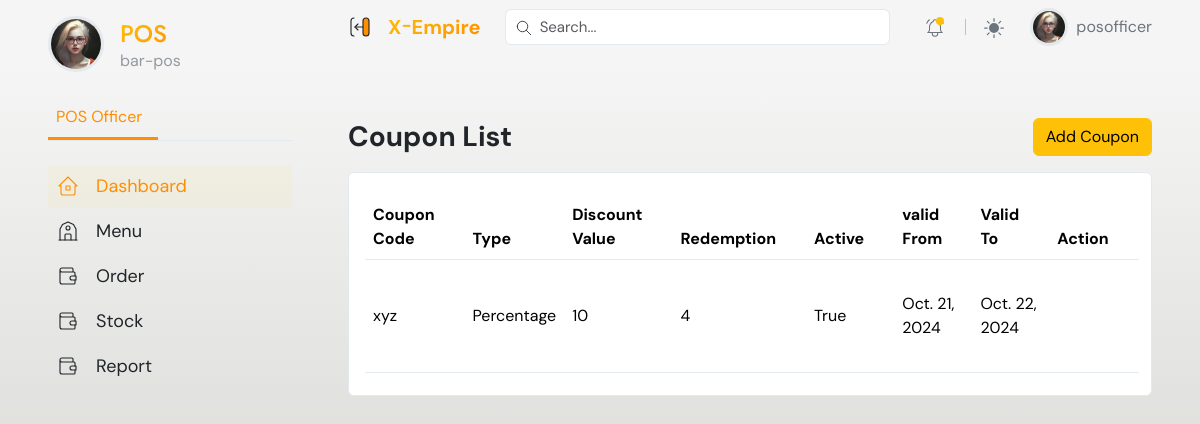
Screenshot of /dashboard/admin/coupons/ (signed in) with the database file from the repository.
### accounts/models.py (models this page shows, shortened)
class User(AbstractUser):
    email = models.EmailField(unique=True)
    phone = models.CharField(max_length=100, null=True, blank=True)
    is_admin = models.BooleanField(default=False)
    is_supervisor = models.BooleanField(default=False)
    is_account_officer = models.BooleanField(default=False)
    is_frontdesk_officer = models.BooleanField(default=False)
    is_pos_officer = models.BooleanField(default=False)
    is_worker = models.BooleanField(default=False)
    active_status = models.BooleanField(default=False)
    t_and_c = models.BooleanField(default=False)

### hrm/models.py (models this page shows, shortened)
class Employee(models.Model):
    WorkerRoles = (
        ('front_desk', 'front_desk'),
        ('pos_staff', 'pos_staff'),
        ('hr_staff', 'hr_ataff'),
        ('manager', 'manager'),
        ('waiter', 'waiter'),
        ('supervisor', 'supervisor'),
        ('potter', 'potter'),
        ('accountant', 'accountant'),
        ('store_keeper', 'store_keeper'),
        ('security', 'security'),
    )
    user = models.OneToOneField(User, on_delete=models.CASCADE, related_name='employee_profile', null=True, blank=True)
    department_location = models.ForeignKey(DepartmentLocation, on_delete=models.CASCADE, related_name='employee_department',blank=True, null=True)
    role = models.CharField(max_length=50, choices=WorkerRoles, null=True, blank=True)
    emergency_contact_name = models.CharField(max_length=255, null=True, blank=True)
    emergency_contact_relationship = models.CharField(max_length=255, null=True, blank=True)
    emergency_contact_phone = models.CharField(max_length=20, null=True, blank=True, )
    skills = models.ManyToManyField('Skill', related_name='employees', blank=True)
    certifications = models.ManyToManyField('Certification', related_name='employees', blank=True)
    contract_type = models.CharField(max_length=50, choices=[('full_time', 'Full-Time'), ('part_time', 'Part-Time'), ('temporary', 'Temporary')], null=True, blank=True)
    contract_start_date = models.DateField(null=True, blank=True)
    contract_end_date = models.DateField(null=True, blank=True)
    contract_renewal_date = models.DateField(null=True, blank=True)

class DepartmentLocation(models.Model):
    department = models.ForeignKey(Department, on_delete=models.CASCADE, related_name='locations')
    name = models.CharField(max_length=100)
    description = models.TextField(blank=True, null=True)
    date_created = models.DateTimeField(auto_now_add=True)
    class Meta:
        unique_together = ('department', 'name')

### bookings/models.py (models this page shows, shortened)
class Coupon(models.Model):
    DISCOUNT_TYPE = [
        ('Percentage', 'Percentage'),
        ('Fixed', 'Fixed'),
    ]
    code = models.CharField(max_length=1000)
    type = models.CharField(max_length=100, choices=DISCOUNT_TYPE, default="Percentage")
    discount = models.IntegerField(default=1, validators=[MinValueValidator(0), MaxValueValidator(100)])
    redemption = models.IntegerField(default=0)  # Track how many times this coupon has been used
    max_redemptions = models.IntegerField(default=1)  # Limit the number of redemptions
    date_created = models.DateTimeField(auto_now_add=True)
    active = models.BooleanField(default=True)
    valid_from = models.DateField()
    valid_to = models.DateField()
    cid = ShortUUIDField(length=10, max_length=25, alphabet="abcdefghijklmnopqrstuvxyz")
    single_use = models.BooleanField(default=False)
    class Meta:
        ordering = ['-id']

### dashboard/views.py (the view)
# urls.py: path('admin/coupons/', views.admin_list_coupon, name='admin_list_coupon'),
def admin_list_coupon(request):
    coupons = Coupon.objects.all()
    form = CreateCouponForm()
    context = {
        'coupons': coupons,
        'form':form,
        }
    return render(request, 'admin_user/coupon_list.html',context)

### dashboard/forms.py
class CreateCouponForm(forms.ModelForm):
    class Meta:
        model = Coupon
        fields =[ 'code', 'type','discount','redemption','active', 'valid_from', 'valid_to']
    def __init__(self, *args, **kwargs):
        super(CreateCouponForm, self).__init__(*args, **kwargs)
        self.fields['code'].widget.attrs.update({'class': 'form-control', 'placeholder': 'coupon code'})
        self.fields['type'].widget.attrs.update({'class': 'form-control', 'placeholder': 'Coupon Type'})
        self.fields['discount'].widget.attrs.update({'class': 'form-control', 'placeholder': 'Discount value'})
        self.fields['redemption'].widget.attrs.update({'class': 'form-control', 'placeholder': 'Redemption'})
        self.fields['active'].widget.attrs.update({})
        self.fields['valid_from'].widget= DateInput(attrs={'class': 'form-control','placeholder': 'Valid From'})
        self.fields['valid_to'].widget=DateInput(attrs={'class': 'form-control','placeholder': 'Valid To'})

### dashboard/templates/admin_user/coupon_list.html (shortened to what this page needs)
{% extends 'dashboard_base.html' %}
{% load static %}
{% block content %}
    <main class="container-fluid px-0">
        {% if request.user.is_admin %}
            {% include '../partials/menubars/admin_sidebar.html' %}
        {% elif request.user.is_supervisor %}
            {% include '../partials/menubars/supervisor_sidebar.html' %}
        {% elif request.user.is_account_officer %}
            {% include '../partials/menubars/accounting_sidebar.html' %}
        {% elif request.user.is_pos_officer %}
            {% include '../partials/menubars/pos_sidebar.html' %}
        {% else %}
            {% include '../partials/menubars/frontdesk_sidebar.html' %}
        {% endif %}
        <div class="content">
            {% include '../partials/top_header.html' %}
            <div class="px-xl-5 px-lg-4 px-3 py-3 page-body mt-5">
                <div class="row g-3">
                    <div class="col-sm-12">
                        <div class="d-flex align-items-center justify-content-between flex-wrap">
                            <h3 class="fw-bold mb-0">Coupon List</h3>
                            <div class="col-auto d-flex w-sm-100">
                                <button type="button" class="btn btn-warning" data-bs-toggle="modal" data-bs-target="#add-coupon">Add Coupon</button>
                            </div>
                        </div>
                    </div>
                    <div class="col-sm-12">
                        <div class="card">
                            <div class="card-body">
                                <table class="table dataTable align-middle table-hover table-body" style="width: 100%;">
                                    <thead>
                                        <tr>
                                            <th>Coupon Code</th>
                                            <th>Type</th>
                                            <th>Discount Value</th>
                                            <th>Redemption </th>
                                            <th>Active </th>
                                            <th>valid From </th>
                                            <th>Valid To </th>
                                            <th>Action </th>
                                        </tr>
                                    </thead>
                                    <tbody>
                                        {% if coupons %}
                                            {% for coupon in coupons %}
                                                <tr>
                                                    <td>{{ coupon.code}}</td>
                                                    <td>{{ coupon.type  }}</td>
                                                    <td>{{coupon.discount }}</td>
                                                    <td>{{ coupon.redemption }}</td>
                                                    <td>{{coupon.active }}</td>
                                                    <td>{{coupon.valid_from }}</td>
                                                    <td>{{coupon.valid_to }}</td>
                                                    <td>
                                                        <button type="button" class="btn" data-bs-toggle="modal" data-bs-target="#edit-coupon"><i class="fa fa-pencil-square fa-2x"></i></button>
                                                        <a href="#" data-url="{% url 'dashboard:admin_delete_coupon' 0 %}" onclick="deleteAmenity(event, {{ coupon.id }})" class="btn"><i class="fa fa-trash text-danger fa-2x"></i></a>
                                                    </td>
                                                </tr>
                                            {% endfor %}
                                        {% else %}
                                            <div class="text-center">
                                                <h4> No coupon Added Yet! </h4>
                                            </div>
                                        {% endif %}
                                    </tbody>
                                </table>
                            </div>
                        </div>
                    </div>
                </div>
            </div>
        </div>
    </main>
{% endblock %}

### dashboard/templates/partials/menubars/pos_sidebar.html (shortened to what this page needs)
{% load static %}
<aside class="ps-xl-5 ps-lg-4 ps-3 pe-2 py-3 sidebar sticky-top" data-bs-theme="none">
  <nav class="navbar navbar-expand-xl py-0">
    <div
      class="offcanvas offcanvas-start"
      data-bs-scroll="true"
      tabindex="-1"
      id="offcanvas_Navbar"
    >
      <div class="offcanvas-body flex-column custom_scroll ps-4 ps-xl-0">
        <div class="d-flex align-items-start mb-4">
          <img
            class="avatar lg rounded-circle border border-3"
            src="../assets/images/profile_av.png"
            alt="avatar"
          />
          <div class="ms-3 mt-1">
            <h4 class="mb-0 text-gradient title-font">POS</h4>
            <span class="text-muted">  {{ request.user.employee_profile.department_location.name}} </span>
          </div>
        </div>
        <ul
          class="nav nav-tabs tab-dynamic px-0 mb-4"
          role="tablist"
          style="--dynamic-color: var(--accent-color)"
        >
          <li class="nav-item" role="presentation">
            <a
              class="ps-2 pe-3 nav-link active"
              data-bs-toggle="tab"
              href="#tab_hotels"
              role="tab"
              aria-selected="false"
              tabindex="-1"
            >POS Officer </a
              >
            </li>
          </ul>
          <div class="tab-content">
            <div
              class="tab-pane fade active show"
              id="tab_hotels"
              role="tabpanel"
            >
              <ul class="list-unstyled mb-4 menu-list">
                <li>
                  <a
                    class="active"
                    href="{% url 'dashboard:pos_user_dashboard' %}"
                    aria-label="Hotel Dashboard"
                  >
                    <span class="mx-3">Dashboard</span>
                  </a>
                </li>
                <li>
                  <a href="{% url 'pos:products' %}" aria-label="Hotel Front">
                    <span class="mx-3">Menu</span>
                  </a>
                </li>
                <li>
                  <a
                    href="{% url 'dashboard:pos_orders' %}"
                    aria-label="Transaction list"
                  >
                    <span class="mx-3">Order </span>
                  </a>
                </li>
                <li>
                  <a
                    href="{% url 'dashboard:received_stock' %}"
                    aria-label="Transaction list"
                  >
                    <span class="mx-3">Stock </span>
                  </a>
                </li>
                <li>
                  <a
                    href="#"
                    aria-label="Transaction list"
                  >
                    <span class="mx-3">Report</span>
                  </a>
                </li>
              </div>
            </div>
          </div>
        </div>
      </nav>
    </aside>

### dashboard/templates/partials/top_header.html (shortened to what this page needs)
{% load static %}
<header class="px-xl-5 px-lg-4 px-3 sticky-top" data-bs-theme="none">
    <div class="d-flex justify-content-between align-items-center py-2 w-100">
        <div class="d-flex align-items-center pe-4">
            <button class="btn d-xl-inline-flex d-none border-0 p-0 pe-2 sidebar-toggle-btn" type="button">
            </button>
            <a href="index.html" class="brand-icon text-decoration-none d-flex align-items-center" title="X-Empire Admin Template">
                <span class="fw-bold ps-2 fs-5 d-none d-xl-inline-flex text-gradient">X <small>-</small>Empire</span>
            </a>
        </div>
        <form class="dropdown main-search me-md-4 w-100 d-none d-md-inline-flex">
            <div class="w-100" data-bs-toggle="dropdown" data-bs-auto-close="outside">
                <input type="text" class="form-control" placeholder="Search..." aria-label="Search...">
            </div>
        </form>
        <ul class="header-menu flex-grow-1">
            <li class="nav-item dropdown px-md-1 d-none d-md-inline-flex">
                <a class="dropdown-toggle gray-6" href="#" role="button" data-bs-toggle="dropdown" aria-expanded="false" title="notification">
                    <span class="bullet-dot bg-primary animation-blink"></span>
                </a>
            </li>
            <li class="nav-item py-2 py-md-1 col-auto">
            </li>
            <li class="nav-item dropdown px-md-1">
                <a class="dropdown-toggle gray-6" href="#" id="bd-theme" data-bs-toggle="dropdown" aria-expanded="false">
                    <svg width="20" height="20" fill="currentColor" viewBox="0 0 24 24" class="theme-icon-active"><use href="#sun-fill"></use></svg>
                </a>
            </li>
            <li class="nav-item user ms-3">
                <a class="dropdown-toggle gray-6 d-flex text-decoration-none align-items-center lh-sm p-0" href="#" role="button" data-bs-toggle="dropdown" aria-expanded="false" title="User" data-bs-auto-close="outside">
                    {% if request.user.profile.image %}
                        <img class="avatar rounded-circle border border-3" src="{% static 'dashboard/assets/images/profile_av.png' %}" alt="profile image">
                    {% else %}
                        <img class="avatar rounded-circle border border-3" src="{% static 'dashboard/assets/images/profile_av.png' %}" alt="profile image">
                    {% endif %}
                    <span class="ms-2 fs-6 d-none d-sm-inline-flex">{{request.user.first_name}}</span>
                </a>
            </li>
        </ul>
    </div>
</header>

### rows the page displays
User: user.employee_profile.department_location.name "bar-pos", user.first_name "posofficer"
Coupon: code "xyz", type "Percentage", discount "10", redemption "4", active "True", valid_from "Oct. 21, 2024", valid_to "Oct. 22, 2024"
